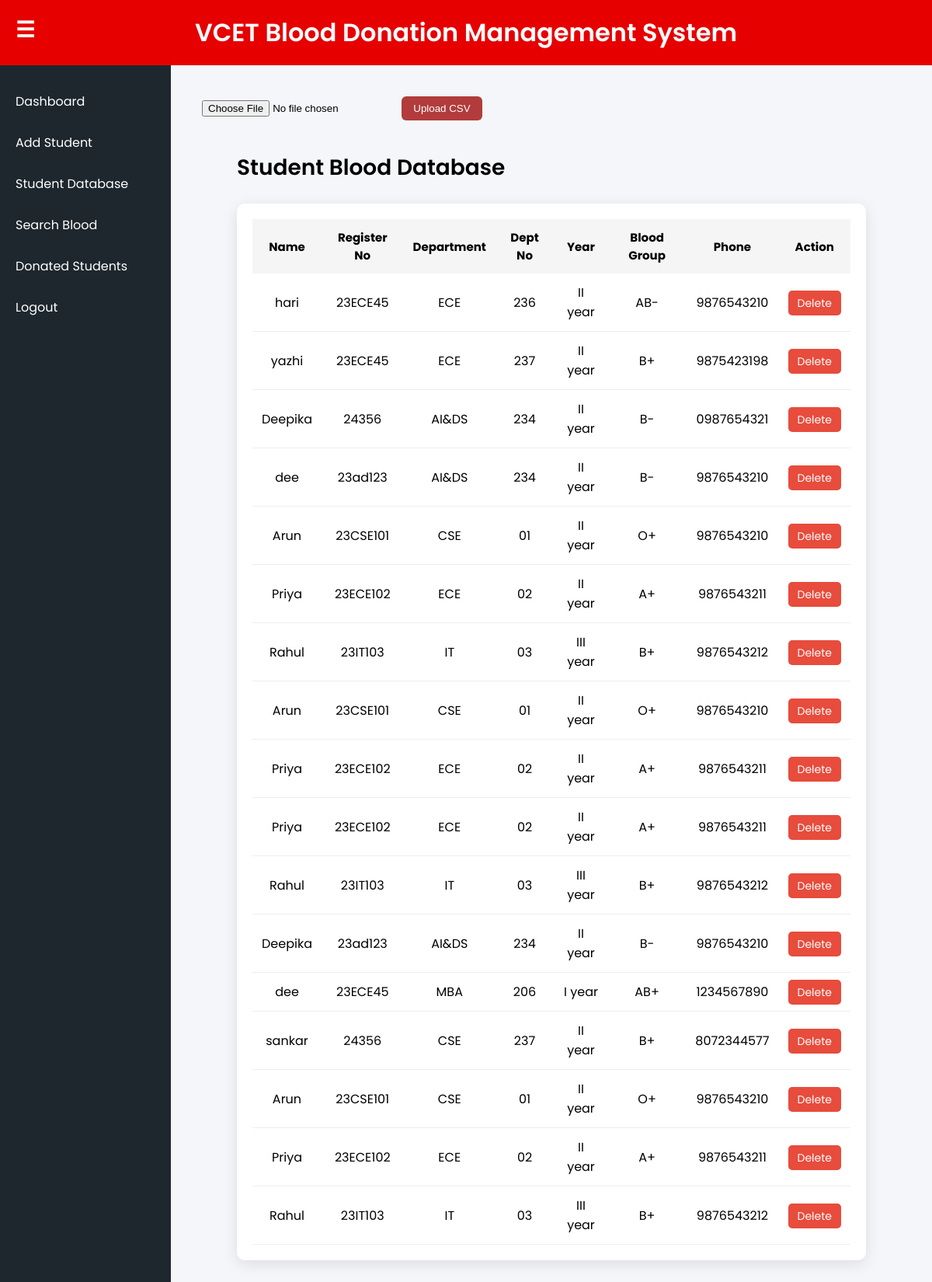
The page /students_database (signed in) on the database its author committed.
### tables this page shows
CREATE TABLE students(
id INTEGER PRIMARY KEY AUTOINCREMENT,
name TEXT,
reg_no TEXT,
department TEXT,
dept_no TEXT,
year TEXT,
blood_group TEXT,
phone TEXT,
donated TEXT,
last_donated DATE,
next_date DATE
);

### app.py (the view)
@app.route("/students_database")
def students_database():
    if "user" not in session:
        return redirect("/login")
    conn=get_db()
    cursor=conn.cursor()
    cursor.execute("SELECT * FROM students")
    students=cursor.fetchall()
    conn.close()
    return render_template("students_database.html",students=students)

### app.py (called while the page is built)
def get_db():
    return sqlite3.connect("database.db")

### templates/students_database.html (shortened to what this page needs)
{% extends "base.html" %}
{% block content %}
<form action="/upload_csv" method="POST" enctype="multipart/form-data">
<input type="file" name="file" accept=".csv" required>
<button type="submit" style="
padding:8px 15px;
background:#b23b3b;
color:white;
border:none;
border-radius:6px;
cursor:pointer;
">
Upload CSV
</button>
</form>
<div class="database-container">
<div class="database-title">
Student Blood Database
</div>
<div class="table-card">
<table>
<tr>
<th>Name</th>
<th>Register No</th>
<th>Department</th>
<th>Dept No</th>
<th>Year</th>
<th>Blood Group</th>
<th>Phone</th>
<th>Action</th>
</tr>
{% for s in students %}
<tr>
<td>{{s[1]}}</td>
<td>{{s[2]}}</td>
<td>{{s[3]}}</td>
<td>{{s[4]}}</td>
<td>{{s[5]}}</td>
<td>{{s[6]}}</td>
<td>{{s[7]}}</td>
<td>
<a href="/delete_student/{{s[0]}}"
class="delete-btn"
onclick="return confirm('Are you sure you want to delete this student?')">
Delete
</a>
</td>
</tr>
{% endfor %}
</table>
</div>
</div>
{% endblock %}

### templates/base.html (style rules this page uses)
body { margin:0; font-family:'Poppins',sans-serif; background:#f4f6f9; }

### templates/students_database.html (style rules this page uses)
.database-container { width:90%; margin:auto; margin-top:40px; }
.database-title { font-size:28px; font-weight:600; margin-bottom:25px; }
.table-card { background:white; padding:20px; border-radius:10px; box-shadow:0 5px 20px rgba(0,0,0,0.1); }
table { width:100%; border-collapse:collapse; }
th { background:#f5f5f5; padding:12px; font-size:15px; text-align:center; }
td { padding:12px; text-align:center; border-bottom:1px solid #eee; }
.delete-btn { background:#e74c3c; color:white; padding:6px 12px; border-radius:5px; text-decoration:none; font-size:14px; }

### rows shown on the page
students: name "hari", reg_no "23ECE45", department "ECE", dept_no "236", year "II year", blood_group "AB-", phone "9876543210"
students: name "yazhi", reg_no "23ECE45", department "ECE", dept_no "237", year "II year", blood_group "B+", phone "9875423198"
students: name "Deepika", reg_no "24356", department "AI&DS", dept_no "234", year "II year", blood_group "B-", phone "0987654321"
students: name "dee", reg_no "23ad123", department "AI&DS", dept_no "234", year "II year", blood_group "B-", phone "9876543210"
students: name "Arun", reg_no "23CSE101", department "CSE", dept_no "01", year "II year", blood_group "O+", phone "9876543210"
students: name "Priya", reg_no "23ECE102", department "ECE", dept_no "02", year "II year", blood_group "A+", phone "9876543211"
students: name "Rahul", reg_no "23IT103", department "IT", dept_no "03", year "III year", blood_group "B+", phone "9876543212"
students: name "Arun", reg_no "23CSE101", department "CSE", dept_no "01", year "II year", blood_group "O+", phone "9876543210"
students: name "Priya", reg_no "23ECE102", department "ECE", dept_no "02", year "II year", blood_group "A+", phone "9876543211"
students: name "Priya", reg_no "23ECE102", department "ECE", dept_no "02", year "II year", blood_group "A+", phone "9876543211"
students: name "Rahul", reg_no "23IT103", department "IT", dept_no "03", year "III year", blood_group "B+", phone "9876543212"
students: name "Deepika", reg_no "23ad123", department "AI&DS", dept_no "234", year "II year", blood_group "B-", phone "9876543210"
students: name "dee", reg_no "23ECE45", department "MBA", dept_no "206", year "I year", blood_group "AB+", phone "1234567890"
students: name "sankar", reg_no "24356", department "CSE", dept_no "237", year "II year", blood_group "B+", phone "8072344577"
students: name "Arun", reg_no "23CSE101", department "CSE", dept_no "01", year "II year", blood_group "O+", phone "9876543210"
students: name "Priya", reg_no "23ECE102", department "ECE", dept_no "02", year "II year", blood_group "A+", phone "9876543211"
students: name "Rahul", reg_no "23IT103", department "IT", dept_no "03", year "III year", blood_group "B+", phone "9876543212"
